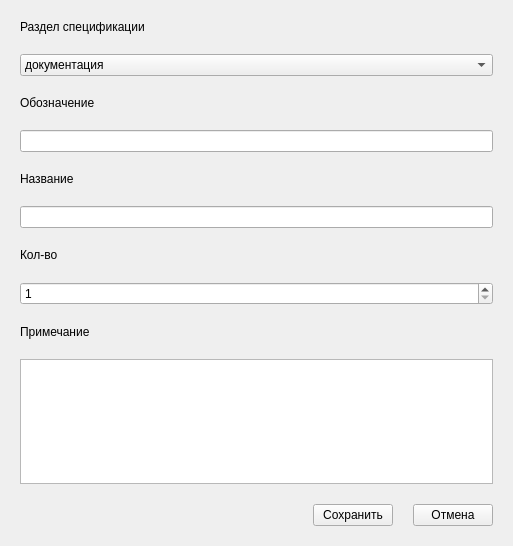
<?xml version="1.0" encoding="UTF-8"?>
<ui version="4.0">
 <class>MainWindow</class>
 <widget class="QMainWindow" name="MainWindow">
  <property name="geometry">
   <rect>
    <x>0</x>
    <y>0</y>
    <width>513</width>
    <height>546</height>
   </rect>
  </property>
  <property name="windowTitle">
   <string>Новый элемент спецификации</string>
  </property>
  <widget class="QWidget" name="centralwidget">
   <layout class="QVBoxLayout" name="verticalLayout">
    <property name="spacing">
     <number>20</number>
    </property>
    <property name="leftMargin">
     <number>20</number>
    </property>
    <property name="topMargin">
     <number>20</number>
    </property>
    <property name="rightMargin">
     <number>20</number>
    </property>
    <property name="bottomMargin">
     <number>20</number>
    </property>
    <item>
     <widget class="QLabel" name="label_5">
      <property name="text">
       <string>Раздел спецификации</string>
      </property>
     </widget>
    </item>
    <item>
     <widget class="QComboBox" name="comboBox">
      <item>
       <property name="text">
        <string>документация</string>
       </property>
      </item>
      <item>
       <property name="text">
        <string>комплексы</string>
       </property>
      </item>
      <item>
       <property name="text">
        <string>сборочные единицы</string>
       </property>
      </item>
      <item>
       <property name="text">
        <string>детали</string>
       </property>
      </item>
      <item>
       <property name="text">
        <string>стандартные изделия</string>
       </property>
      </item>
      <item>
       <property name="text">
        <string>прочие изделия</string>
       </property>
      </item>
      <item>
       <property name="text">
        <string>материалы</string>
       </property>
      </item>
      <item>
       <property name="text">
        <string>комплекты</string>
       </property>
      </item>
     </widget>
    </item>
    <item>
     <widget class="QLabel" name="label">
      <property name="sizePolicy">
       <sizepolicy hsizetype="Preferred" vsizetype="Minimum">
        <horstretch>0</horstretch>
        <verstretch>0</verstretch>
       </sizepolicy>
      </property>
      <property name="text">
       <string>Обозначение</string>
      </property>
     </widget>
    </item>
    <item>
     <widget class="QLineEdit" name="lineEdit_3">
      <property name="sizePolicy">
       <sizepolicy hsizetype="Expanding" vsizetype="Minimum">
        <horstretch>0</horstretch>
        <verstretch>0</verstretch>
       </sizepolicy>
      </property>
     </widget>
    </item>
    <item>
     <widget class="QLabel" name="label_2">
      <property name="sizePolicy">
       <sizepolicy hsizetype="Preferred" vsizetype="Minimum">
        <horstretch>0</horstretch>
        <verstretch>0</verstretch>
       </sizepolicy>
      </property>
      <property name="text">
       <string>Название</string>
      </property>
     </widget>
    </item>
    <item>
     <widget class="QLineEdit" name="lineEdit">
      <property name="sizePolicy">
       <sizepolicy hsizetype="Expanding" vsizetype="Minimum">
        <horstretch>0</horstretch>
        <verstretch>0</verstretch>
       </sizepolicy>
      </property>
     </widget>
    </item>
    <item>
     <widget class="QLabel" name="label_3">
      <property name="sizePolicy">
       <sizepolicy hsizetype="Preferred" vsizetype="Minimum">
        <horstretch>0</horstretch>
        <verstretch>0</verstretch>
       </sizepolicy>
      </property>
      <property name="text">
       <string>Кол-во</string>
      </property>
     </widget>
    </item>
    <item>
     <widget class="QSpinBox" name="spinBox">
      <property name="minimum">
       <number>1</number>
      </property>
      <property name="maximum">
       <number>1000000000</number>
      </property>
      <property name="value">
       <number>1</number>
      </property>
     </widget>
    </item>
    <item>
     <widget class="QLabel" name="label_4">
      <property name="text">
       <string>Примечание</string>
      </property>
     </widget>
    </item>
    <item>
     <widget class="QTextEdit" name="textEdit">
      <property name="sizePolicy">
       <sizepolicy hsizetype="Expanding" vsizetype="Expanding">
        <horstretch>0</horstretch>
        <verstretch>0</verstretch>
       </sizepolicy>
      </property>
      <property name="minimumSize">
       <size>
        <width>0</width>
        <height>100</height>
       </size>
      </property>
     </widget>
    </item>
    <item>
     <layout class="QGridLayout" name="gridLayout">
      <item row="0" column="2">
       <widget class="QPushButton" name="pushButton_2">
        <property name="text">
         <string>Отмена</string>
        </property>
       </widget>
      </item>
      <item row="0" column="1">
       <widget class="QPushButton" name="pushButton">
        <property name="text">
         <string>Сохранить</string>
        </property>
       </widget>
      </item>
      <item row="0" column="0">
       <spacer name="horizontalSpacer">
        <property name="orientation">
         <enum>Qt::Horizontal</enum>
        </property>
        <property name="sizeHint" stdset="0">
         <size>
          <width>40</width>
          <height>20</height>
         </size>
        </property>
       </spacer>
      </item>
     </layout>
    </item>
   </layout>
  </widget>
 </widget>
 <resources/>
 <connections/>
</ui>
